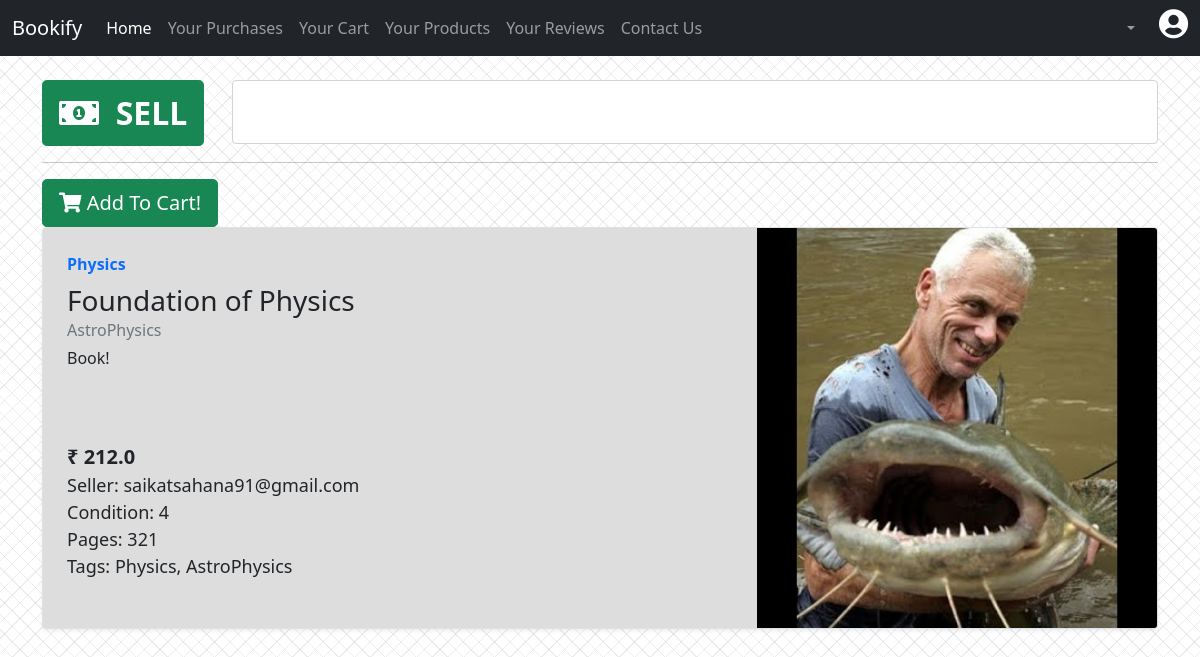
Before: /dashboard/saikatsahana81@gmail.com with the older database file.
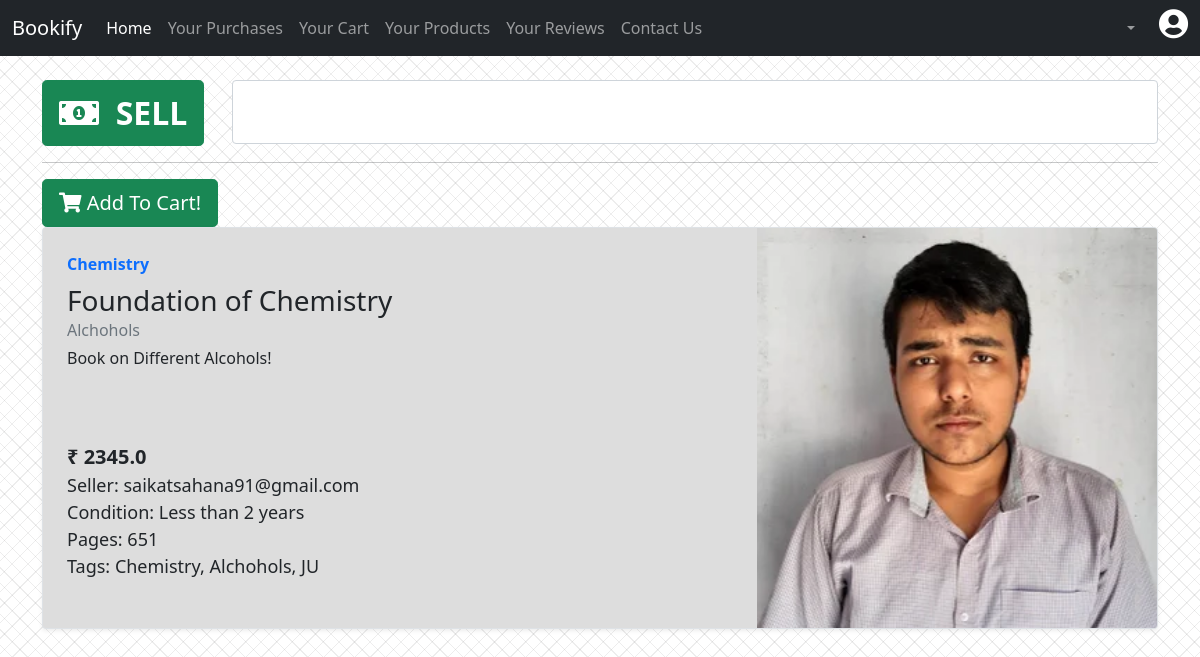
After: the same page with the newer database file.
### server.py (models this page shows)
class Transactions(db.Model):
    b_name = db.Column(db.String)
    seller = db.Column(db.String)
    buyer = db.Column(db.String, nullable=True)
    bought = db.Column(db.Integer)
    pages = db.Column(db.Integer)
    age = db.Column(db.String)
    subject = db.Column(db.String)
    stream = db.Column(db.String)
    weight = db.Column(db.Float)
    price = db.Column(db.Float)
    desc = db.Column(db.String, nullable=True)
    tags = db.Column(db.String)
    c_image  = db.Column(db.String)
    id  = db.Column(db.Integer, primary_key=True)

### server.py (the view)
@app.route('/dashboard/<email>')
def dashboard(email):
    email=str(email)
    conn = sqlite3.connect("bookify.db")
    q1 = "select b_name, bought, seller, pages, age, subject, stream, weight, price, desc, tags, c_image, buyer, id from transactions order by id desc".format(em=email)
    rows = conn.execute(q1)
    rows = rows.fetchall()
    print(rows)
    for i in range(len(rows)):
        rows[i] = list(rows[i])
    for idx,i in enumerate(rows.copy()):
        print(i[1])
        print(i[12])
        print(i)
        if (i[1] == 1):
            rows.remove(i)
        else:
            if (i[12]!= None):
                rows.remove(i)
            else:
                pass
    return render_template("dashboard.html", rows= rows)

### templates/dashboard.html (shortened to what this page needs)
<!doctype html>
<html lang="en">
  <head>
    <link href="https://cdn.jsdelivr.net/npm/bootstrap@5.0.2/dist/css/bootstrap.min.css" rel="stylesheet">
    <link rel="stylesheet" href="https://cdnjs.cloudflare.com/ajax/libs/font-awesome/5.15.4/css/all.min.css"/>
    <link rel="stylesheet" href="../static/css/dashboard.css">
    <link rel="stylesheet" href="../static/css/link.css">
  </head>
  <body>
    <nav class="navbar navbar-expand-lg navbar-dark bg-dark">
        <div class="container-fluid">
          <a class="navbar-brand" href="#">Bookify</a>
          <div class="collapse navbar-collapse" id="navbarSupportedContent">
            <ul class="navbar-nav me-auto mb-2 mb-lg-0">
              <li class="nav-item">
                <a class="nav-link active" aria-current="page" href="#">Home</a>
              </li>
              <li class="nav-item">
                <a class="nav-link" id="purchase_btn">Your Purchases</a>
              </li>
              <li class="nav-item">
                <a class="nav-link" id="cart_btn">Your Cart</a>
              </li>
              <li class="nav-item">
                <a id="product_btn" class="nav-link">Your Products</a>
              </li>
              <li class="nav-item">
                <a class="nav-link" href="#">Your Reviews</a>
              </li>
              <li class="nav-item">
                <a class="nav-link" href="#" data-bs-toggle="modal" data-bs-target="#aboutModal">Contact Us</a>
              </li>
            </ul>
            <ul class="navbar-nav d-flex mb-2 mb-lg-0">
                <li class="nav-item dropdown">
                    <a class="nav-link dropdown-toggle" href="#" id="navbarDropdown" role="button" data-bs-toggle="dropdown" aria-expanded="false">
                    </a>
                  </li>
                  <li class="nav-item">
                    <p id="username" style="color:#fff" class="px-2 mb-2 nav-link"></p>
                </li>
                  <li class="nav-item">
                    <a id="profile" class=""><i class="fas fa-user-circle mb-2"></i></a>
                </li>
            </ul>
        </div>
      </nav>
      <div class="container py-4">
          <div class="main_section">
            <div class="row">
              <div class="col-md-2">
                <button type="button" class="btn btn-success btn-lg"><a id="sell_btn"><i class="fas fa-money-bill-alt"></i>&nbsp; <strong> SELL </strong></a></button>
              </div>
              <div class="col-md-10">
                <div class="input-group">
                  <div class="form-outline" id="search_cont">
                    <input name="search" type="search" id="search_box" class="form-control" onkeyup="filter()" />
                  </div>
                </div>
              </div>
            </div>
            <hr>
            {% for row in rows %}
          <form action="/add_cart/{{row[13]}}" method="post">
            <button  type="submit" class="btn btn-success btn-lg"><i class="fas fa-shopping-cart"></i> Add To Cart!</button>
          </form>
      <div class="items row g-0 border rounded overflow-hidden flex-md-row mb-4 shadow-sm h-md-250 position-relative" style='background-color: rgb(221, 221, 221);'>
        <div class="col p-4 d-flex flex-column position-static">
          <strong class="d-inline-block mb-2 text-primary">{{row[5]}}</strong>
          <h3 class="mb-0">{{row[0]}}</h3>
          <div class="mb-1 text-muted">{{row[6]}}</div>
          <p class="card-text mb-auto">{{row[9]}}</p>
          <span style="font-size: 20px;" class="stretched-link"> <strong> ₹ {{row[8]}}</strong></span>
          <span style="font-size: 18px;" class="stretched-link">Seller: {{row[2]}}</span>
          <span style="font-size: 18px;" class="stretched-link">Condition: {{row[4]}}</span>
          <span style="font-size: 18px;" class="stretched-link">Pages: {{row[3]}}</span>
          <span class="tags" style="font-size: 18px;" class="stretched-link">Tags: {{row[10]}}</span>
          <br>
        </div>
        <div class="col-auto d-none d-lg-block">
          <img style="width:400px;height:400px;object-fit:cover;" src=".{{row[11]}}" alt="">
        </div>
      </div>
      {% endfor %}
          </div>
      </div>
  </body>
</html>

### static/css/dashboard.css (style rules this page uses)
body { background-image: repeating-linear-gradient(135deg, rgba(56,55,55, 0.09) 0px, rgba(56,55,55, 0.09) 1px,transparent 1px, transparent 11px),repeating-linear-gradient(45deg, rgba(56,55,55, 0.09) 0px, rgba(56,55,55, 0.09) 1px,transparent 1px, transparent 11px),linear-gradient(90deg, hsl(183,0%,100%),hsl(183,0%,100%)); }
#profile { border-radius: 50%; }
#profile i { font-size: 30px; color: #fff; }
.nav-item { display: flex; justify-content: center; flex-direction: column; align-items: center; }
#sell_btn { font-size: 32px; }
#search_cont { width:100%; }
#search_cont input { font-size: 33px; }
#sell_btn { color: #fff; text-decoration: none; }

### static/css/link.css (style rules this page uses)
a { text-decoration:none; color: #fff; }

Changed rows visible on the page:
no longer on this page (row edited): Transactions: subject "Physics", b_name "Foundation of Physics", stream "AstroPhysics", desc "Book!", price "212.0", seller "saikatsahana91@gmail.com", age "4", pages "321", tags "Physics, AstroPhysics", c_image (picture)
now on this page (row edited): Transactions: subject "Chemistry", b_name "Foundation of Chemistry", stream "Alchohols", desc "Book on Different Alcohols!", price "2345.0", seller "saikatsahana91@gmail.com", age "Less than 2 years", pages "651", tags "Chemistry, Alchohols, JU", c_image (picture)
